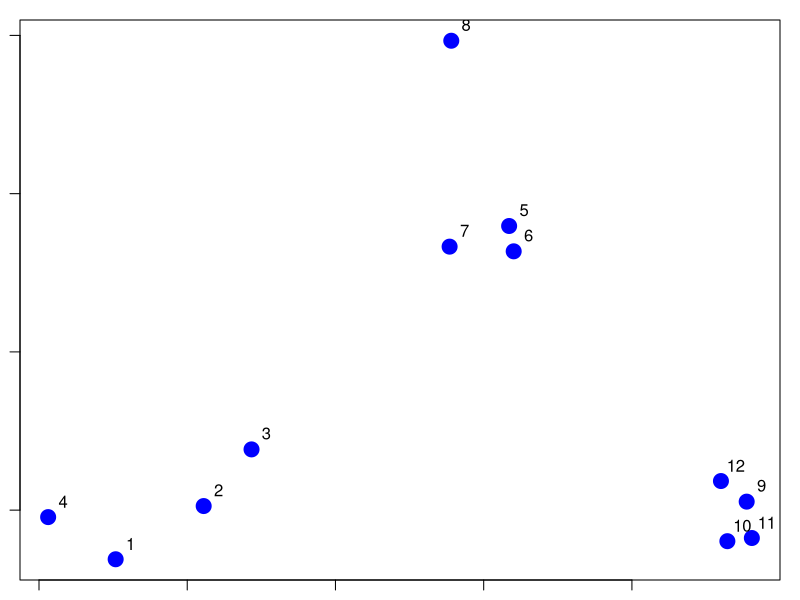
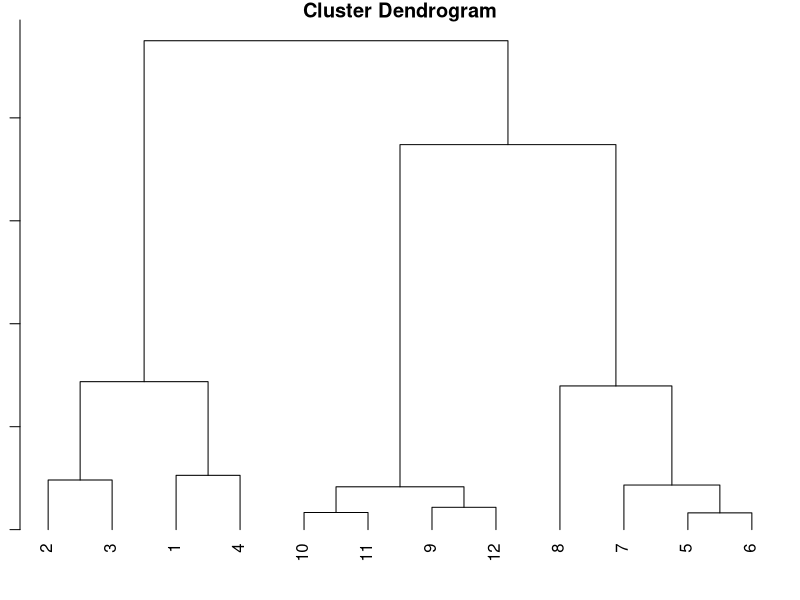
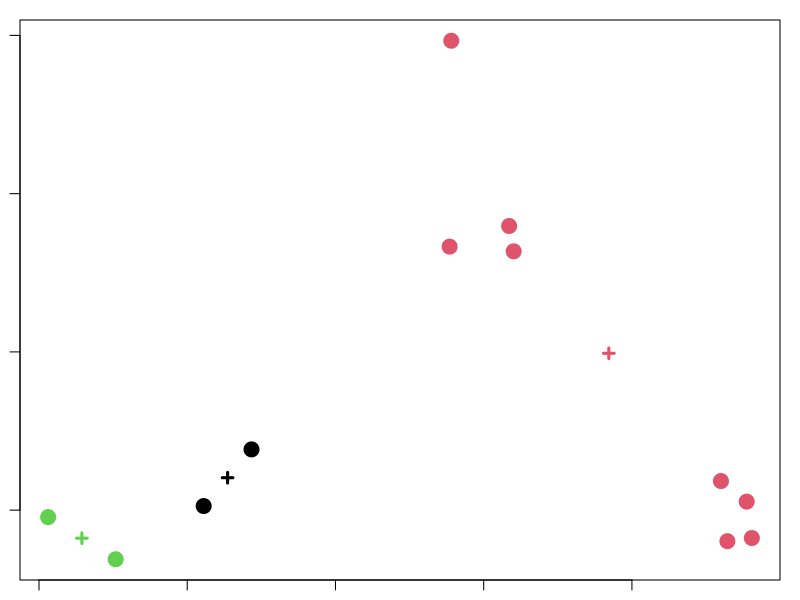

Source code (R) for these figures, in order:
set.seed(1234)
x <- rnorm(12, mean = rep(1:3, each = 4), sd = 0.2)
y <- rnorm(12, mean = rep(c(1,2,1), each = 4), sd = 0.2)
par(mar = c(1,1,1,1))
plot(x,y, col = "blue", pch = 19, cex = 2)
text(x + 0.05, y + 0.05, labels = as.character(1:12))

dataFrame <- data.frame(x = x, y = y)
distxy <- dist(dataFrame)

# Hierarchical Clustering
hclustering <- hclust(distxy)
plot(hclustering, hang = -1)

# K-Means Clustering
kmeanObj <- kmeans(dataFrame, centers =  3, iter.max = 10)
names(kmeanObj)
kmeanObj$cluster
kmeanObj$iter
plot(x,y, col = kmeanObj$cluster, pch = 19, cex = 2)
points(kmeanObj$centers, col = 1:3, pch = 3, lwd = 3)
